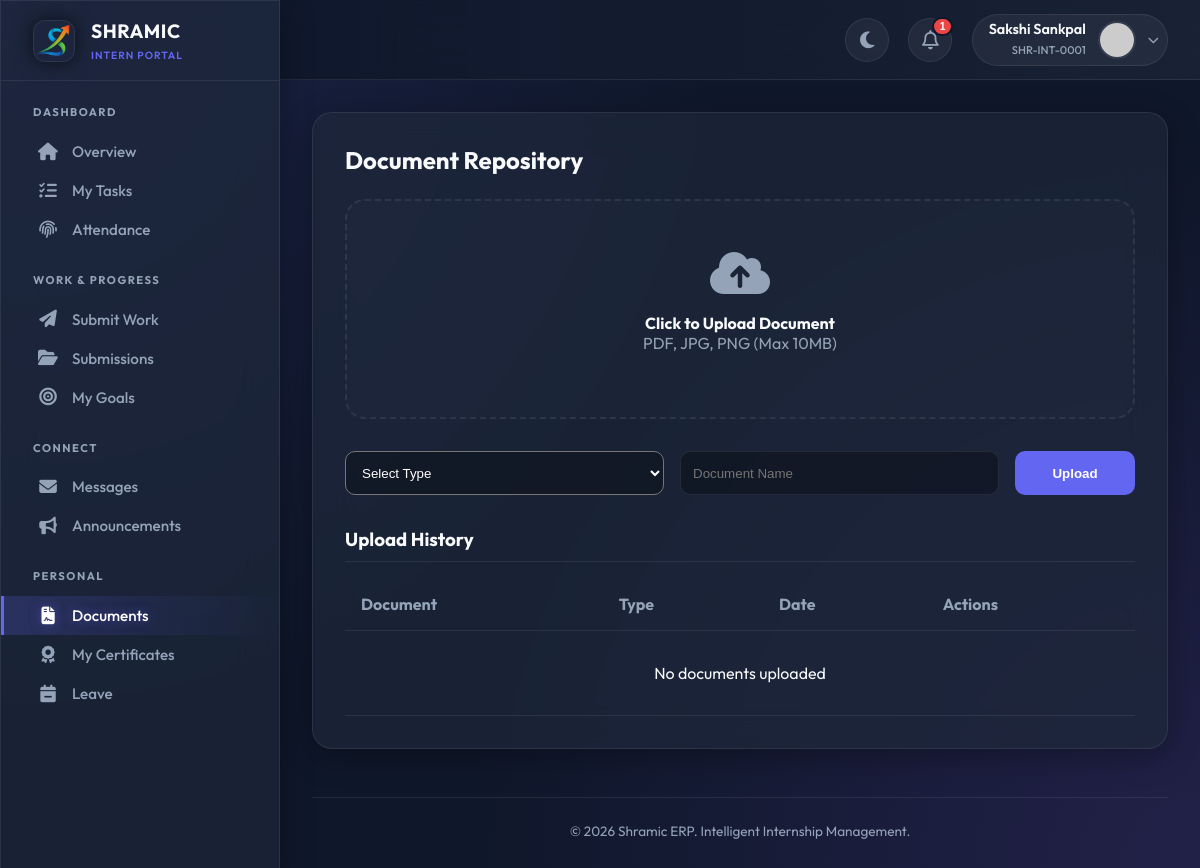
/intern/documents (signed in), run on an earlier commit of the app's database.
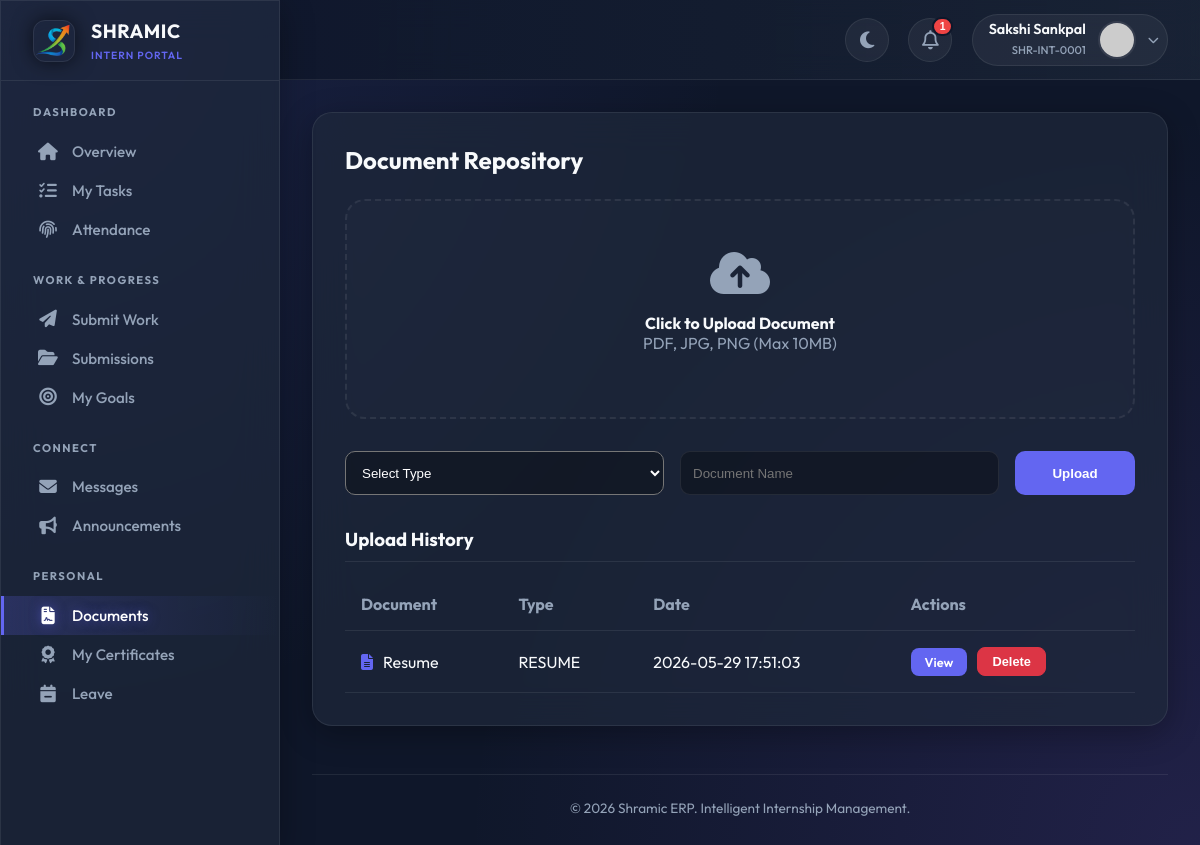
And on a later commit of the database.
### tables this page shows
CREATE TABLE document_verifications (
            id INTEGER PRIMARY KEY AUTOINCREMENT,
            user_id INTEGER,
            document_type TEXT NOT NULL,
            document_name TEXT,
            file_url TEXT,
            status TEXT DEFAULT 'PENDING',
            verified_by INTEGER,
            verified_at TIMESTAMP,
            rejection_reason TEXT,
            uploaded_at TIMESTAMP DEFAULT CURRENT_TIMESTAMP,
            FOREIGN KEY (user_id) REFERENCES users(id),
            FOREIGN KEY (verified_by) REFERENCES users(id)
        );

### app.py (the view, shortened to what this page needs)
@app.route('/intern/documents', methods=['GET', 'POST'])
@login_required
@approved_required
def intern_documents():
    conn = get_db_connection()
    cur = conn.cursor()
    cur.execute("""
        SELECT dv.*, v.full_name as verifier_name
        FROM document_verifications dv
        LEFT JOIN users v ON dv.verified_by = v.id
        WHERE dv.user_id = ?
        ORDER BY dv.uploaded_at DESC
    """, (current_user.id,))
    documents = cur.fetchall()
    conn.close()
    return render_template('intern/documents.html', documents=documents)

### app.py (called while the page is built)
@app.before_request
def make_session_permanent():
    session.permanent = True
    app.permanent_session_lifetime = timedelta(days=365)
    if current_user.is_authenticated:
        try:
            conn = get_db_connection()
            cur = conn.cursor()
            current_timestamp = format_datetime(get_current_datetime())
            cur.execute("UPDATE users SET updated_at = ? WHERE id = ?",
                       (current_timestamp, current_user.id))
            conn.commit()
            conn.close()
        except:
            pass

def get_db_connection():
    conn = sqlite3.connect(DATABASE)
    conn.row_factory = sqlite3.Row
    return conn

def get_current_datetime():
    return datetime.now(TIMEZONE)

def format_datetime(dt, format_str='%Y-%m-%d %H:%M:%S'):
    if dt is None: return None
    if isinstance(dt, str): return dt
    return dt.strftime(format_str)

@login_manager.user_loader
def load_user(user_id):
    conn = get_db_connection()
    cur = conn.cursor()
    cur.execute("SELECT * FROM users WHERE id = ?", (user_id,))
    user_data = cur.fetchone()
    conn.close()
    return User(dict(user_data)) if user_data else None

### templates/intern/documents.html (shortened to what this page needs)
{% extends "intern/base.html" %}
{% block content %}
<div class="glass-panel" style="padding: 2rem; border-radius: 20px">
  <h2 style="margin-bottom: 1.5rem; font-weight: 700">Document Repository</h2>
  <form action="{{ url_for('intern_documents') }}" method="POST" enctype="multipart/form-data" onsubmit="return validateUpload()">
    <div class="upload-zone" onclick="document.getElementById('file-input').click()">
      <i class="fas fa-cloud-upload-alt" style="font-size: 3rem; color: var(--text-muted); margin-bottom: 1rem"></i>
      <h4 style="color: var(--text-main)">Click to Upload Document</h4>
      <p style="color: var(--text-muted)">PDF, JPG, PNG (Max 10MB)</p>
    </div>
    <div style="display: grid; grid-template-columns: 1fr 1fr 120px; gap: 1rem; margin-bottom: 2rem; align-items: center;">
  <select name="document_type" required style="height: 44px; padding: 0 12px; border-radius: 10px; background: rgba(0,0,0,0.3); color: white;">
    <option value="">Select Type</option>
  </select>
  <input type="text" name="document_name" placeholder="Document Name" required
         style="height: 44px; padding: 0 12px; border-radius: 10px; background: rgba(0,0,0,0.3); color: white; border: 1px solid var(--glass-border);">
  <button type="submit"
          style="height: 44px; padding: 0 20px; background: var(--primary); color: white; border-radius: 10px; font-weight: 700; border: none;">
    Upload
  </button>
</div>
  </form>
  <h3 style="border-bottom: 1px solid var(--glass-border); padding-bottom: 10px;">Upload History</h3>
  <table class="doc-table">
    <thead>
      <tr>
        <th>Document</th>
        <th>Type</th>
        <th>Date</th>
        <th>Actions</th>
      </tr>
    </thead>
    <tbody>
      {% for doc in documents %}
      <tr>
        <td>
          <div style="display:flex; align-items:center; gap:10px;">
            <i class="fas fa-file-alt" style="color: var(--primary)"></i>
            {{ doc.document_name }}
          </div>
        </td>
        <td>{{ doc.document_type }}</td>
        <td>{{ doc.uploaded_at }}</td>
        <td>
          <div style="display:flex; gap:10px; align-items:center;">
            {% if doc.file_url %}
            <a href="{{ url_for('serve_file', filename=doc.file_url) }}"
               target="_blank"
               class="action-btn view-btn">
              View
            </a>
            {% else %}
            <span style="color: var(--text-muted); font-size: 0.85rem;">No File</span>
            {% endif %}
            <form action="{{ url_for('delete_intern_document', doc_id=doc.id) }}" method="POST" style="margin:0;">
              <button type="submit"
                      onclick="return confirm('Delete this document?')"
                      class="action-btn delete-btn">
                Delete
              </button>
            </form>
          </div>
        </td>
      </tr>
      {% else %}
      <tr>
        <td colspan="4" style="text-align:center; padding:2rem;">
          No documents uploaded
        </td>
      </tr>
      {% endfor %}
    </tbody>
  </table>
</div>
{% endblock %}

What changed in the data, as far as the page shows it:
added document_verifications: document_name "Resume", document_type "RESUME", uploaded_at "2026-05-29 17:51:03"
Also different on the page:
text no longer shown: "No documents uploaded"
